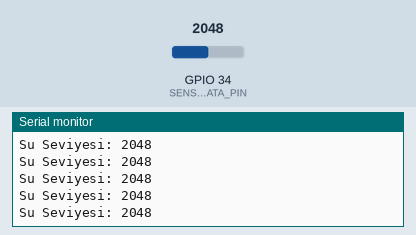
This program was run on a simulated ESP32. On the bench: the last lines printed to the serial monitor. The inputs (shaded band) are chosen by the test bench; at power-on: GPIO 34 (SENSOR_DATA_PIN) = 2048.

Above: at 1.2 s.
1.3 s: GPIO 34 (SENSOR_DATA_PIN) set to 2866
At 1.31 s:
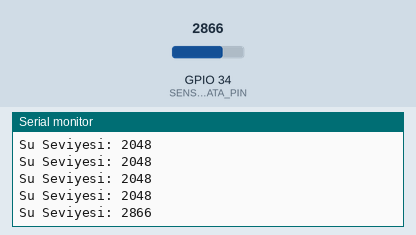
2.8 s: GPIO 34 (SENSOR_DATA_PIN) set to 3603
At 2.81 s:
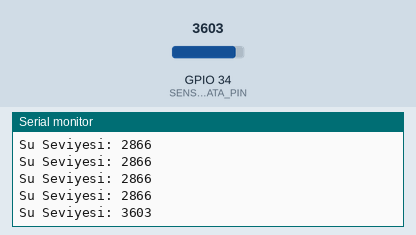
Timing chart, 0 to 5.8 s (numbered marks = the images above; inputs shaded):
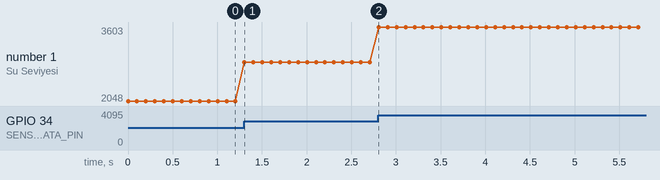

Measured:
- after the input at 1.3 s, the serial monitor: prints a new line at once (image 1)
- after the input at 2.8 s, the serial monitor: prints a new line at once (image 2)
- plotted number 1: 2048 → 2866 after the input at 1.3 s, 2866 → 3603 after the input at 2.8 s

The program:

main.cpp
```cpp
#include <Arduino.h>

// Water level sensor - PlatformIO code
// Hardware hack: Use D32 pin as power source instead of 3.3V pin

#define SENSOR_POWER_PIN  32  // Power pin (red wire)
#define SENSOR_DATA_PIN   34  // Data pin (yellow/orange wire)

void setup() {
  // Start serial communication
  Serial.begin(115200);

  // Set D32 as power source
  pinMode(SENSOR_POWER_PIN, OUTPUT);
  digitalWrite(SENSOR_POWER_PIN, HIGH); // Enable power

  // Sensor reading pin
  pinMode(SENSOR_DATA_PIN, INPUT);

  Serial.println("PlatformIO: Sistem Baslatildi.");
}

void loop() {
  // Read sensor data
  int suSeviyesi = analogRead(SENSOR_DATA_PIN);

  // Print to serial
  Serial.print("Su Seviyesi: ");
  Serial.println(suSeviyesi);

  delay(100); // Delay to prevent overflow
}
```
